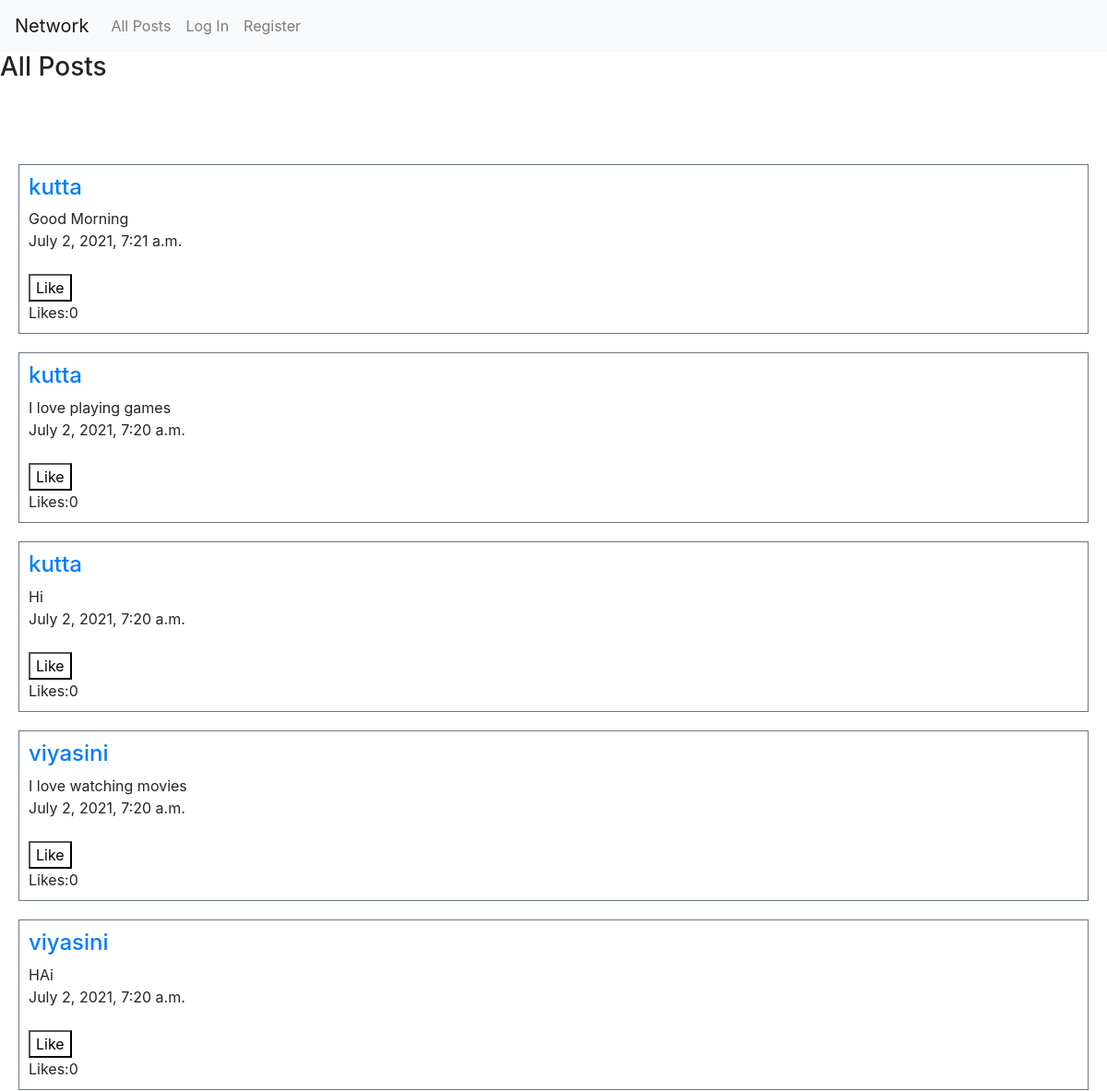
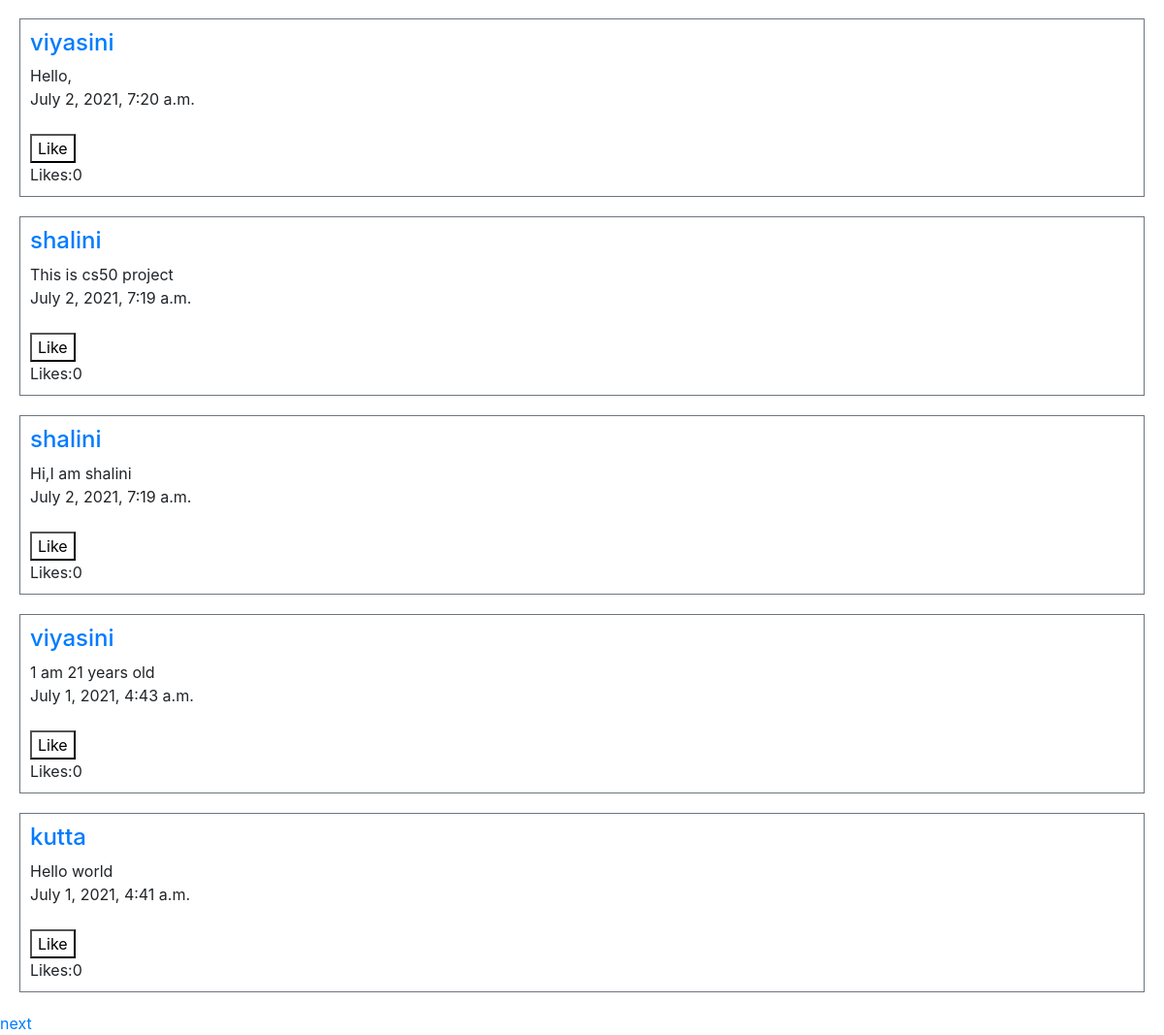
Before: / with the older database file (2 pictures, top to bottom).
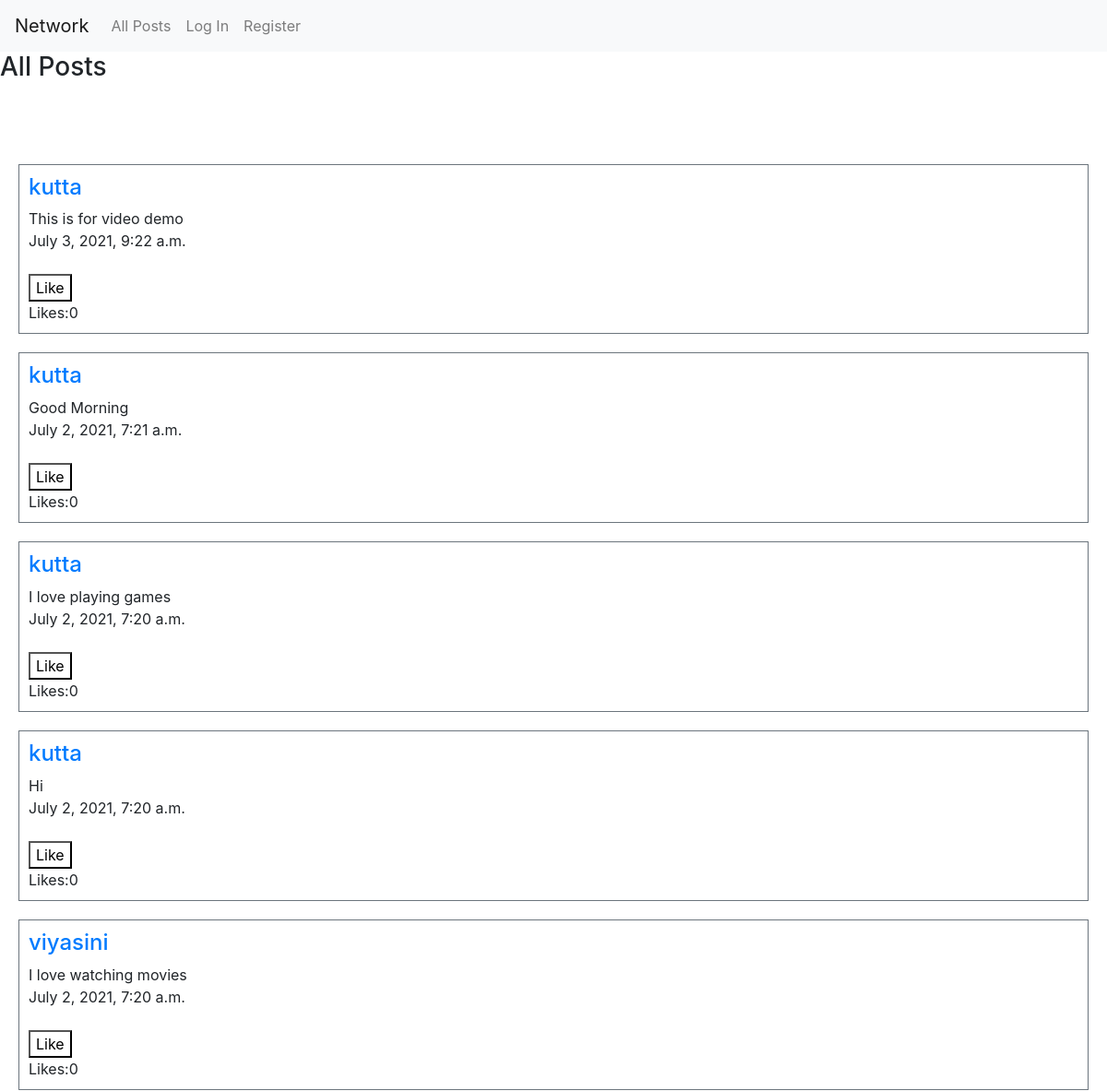
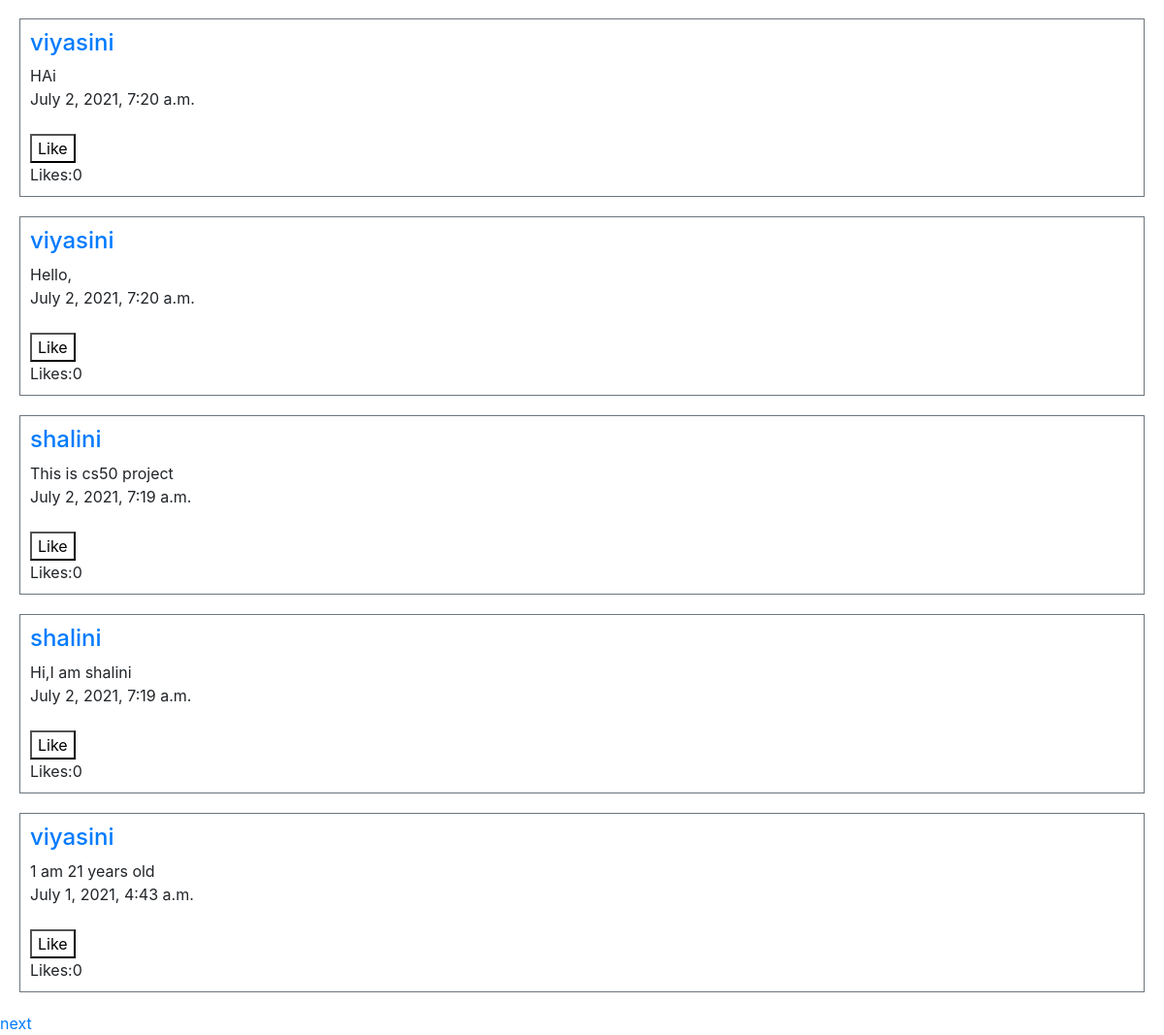
After: the same page with the newer database file (2 pictures, top to bottom).
### network/models.py (models this page shows, shortened)
class Post(models.Model):
    user = models.ForeignKey(User,on_delete=CASCADE,related_name="user")
    post_content = models.CharField(max_length=200)
    time = models.DateTimeField(auto_now_add=True)
    likes = models.IntegerField(default=0)

class User(AbstractUser):
    pass

### network/views.py (the view)
# urls.py: path("", views.index, name="index"),
def index(request):
    if request.method == "POST":
        user = request.user
        post_content = request.POST["write-post"]
        if post_content != "":
            Post.objects.create(user = user, post_content = post_content,time = datetime.now(),likes = 0)
    posts = Post.objects.all().order_by('-time')
    for post in posts:
        post.likes = Like.objects.filter(post = post.id).count()
        post.save()
    paginator = Paginator(posts, 10)
    page_number = request.GET.get('page')
    posts = paginator.get_page(page_number)
    return render(request, "network/index.html",{
        "posts":posts
    })

### network/templates/network/index.html (shortened to what this page needs)
{% extends "network/layout.html" %}
{% load static %}
{% block body %}
    <h3>All Posts</h3> </br>
    <br> <br>
    <div id="posts">
        {% for post in posts %}
        <div class="border border-secondary mt-2" style="margin: 20px;">
            <div id = "post-display" style="padding: 10px;">
                <h4><a href="{% url 'profile' post.user.id%}"> {{post.user}} </a> </h4>
                <div id="post-{{post.id}}">{{post.post_content}}</div>
                <div>{{post.time}}</div>
                <br>
                <button id="like-btn-{{post.id}}" style="background-color: white;" onclick="like('{{ post.id }}')"> Like </button>
                <div id="like-count-{{post.id}}">Likes:{{post.likes}} </div>
            </div>
            </div>
        {% endfor %}
        {% if posts.has_next %}
        <a href="?page={{ posts.next_page_number }}">next</a>
    {% endif %}
    </div>
{% endblock %}

Changed rows visible on the page:
no longer on this page (row unchanged): Post: user "kutta", post_content "Hello world", time "July 1, 2021, 4:41 a.m.", likes "0"
added Post: user "kutta", post_content "This is for video demo", time "July 3, 2021, 9:22 a.m.", likes "0"
